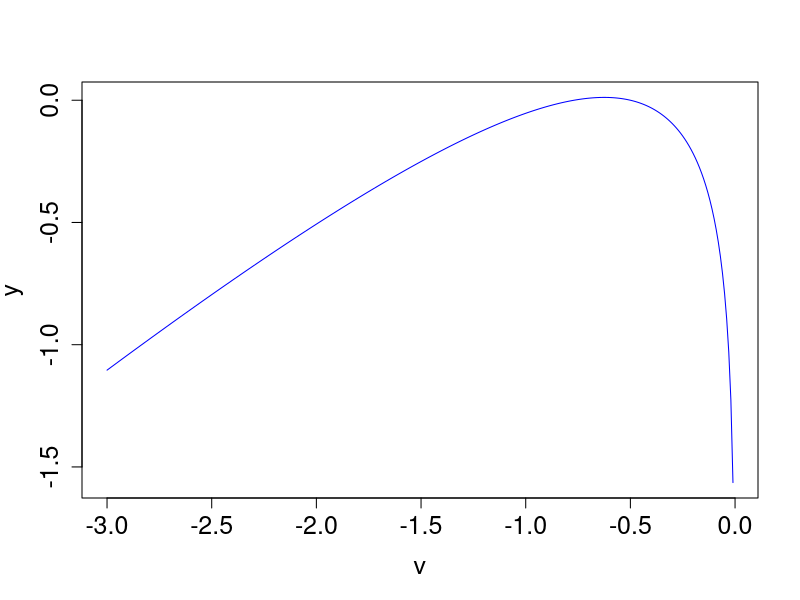

The R source for this figure:
v = seq(-3, -0.01, 0.01)
y = 0.8 * v - 0.5 * log(-0.5/v) + 0.4
plot(v, y, "l", col = "blue", cex.lab = 1.5, cex.axis = 1.5) 
